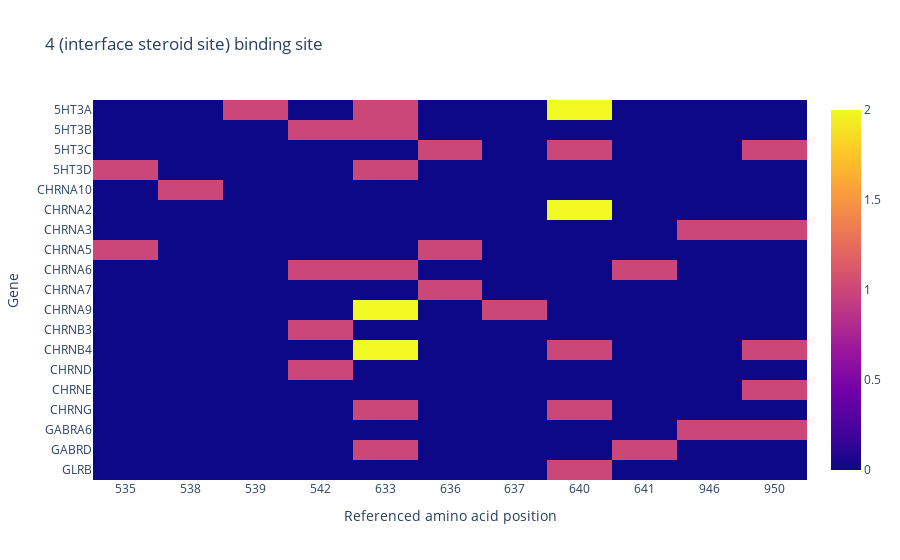

Notebook source saved alongside this figure:
### Code cell
fig = go.Figure(data=go.Heatmap(
    z = data,
    x=[str(int(aa)) for aa in aacids],
    y=genes,
    hoverongaps=False
))
fig.update_layout(
    title=f"{bs_interest[2]} binding site",
    xaxis_title = "Referenced amino acid position",
    yaxis_title = "Gene"
)
fig.show()

### Figure 1 — Plotly figure (JSON) as saved in the notebook; plotly's stock layout.template omitted (floating-point values rounded to 4 significant figures; data arrays with more than 128 entries replaced by an {"elided": "..."} marker saying what was removed)
{"data": [{"hoverongaps": false, "type": "heatmap", "x": ["535", "538", "539", "542", "633", "636", "637", "640", "641", "946", "950"], "y": ["GLRB", "GABRD", "GABRD", "GABRA6", "GABRA6", "CHRNG", "CHRNG", "CHRNE", "CHRND", "CHRNB4", "CHRNB4", "CHRNB4", "CHRNB4", "CHRNB3", "CHRNA9", "CHRNA9", "CHRNA9", "CHRNA7", "CHRNA6", "CHRNA6", "CHRNA6", "CHRNA5", "CHRNA5", "CHRNA3", "CHRNA3", "CHRNA2", "CHRNA2", "CHRNA10", "5HT3D", "5HT3D", "5HT3C", "5HT3C", "5HT3C", "5HT3B", "5HT3B", "5HT3A", "5HT3A", "5HT3A", "5HT3A"], "z": {"elided": "39x11 int values"}}], "layout": {"title": {"text": "4 (interface steroid site) binding site"}, "xaxis": {"title": {"text": "Referenced amino acid position"}}, "yaxis": {"title": {"text": "Gene"}}}}
